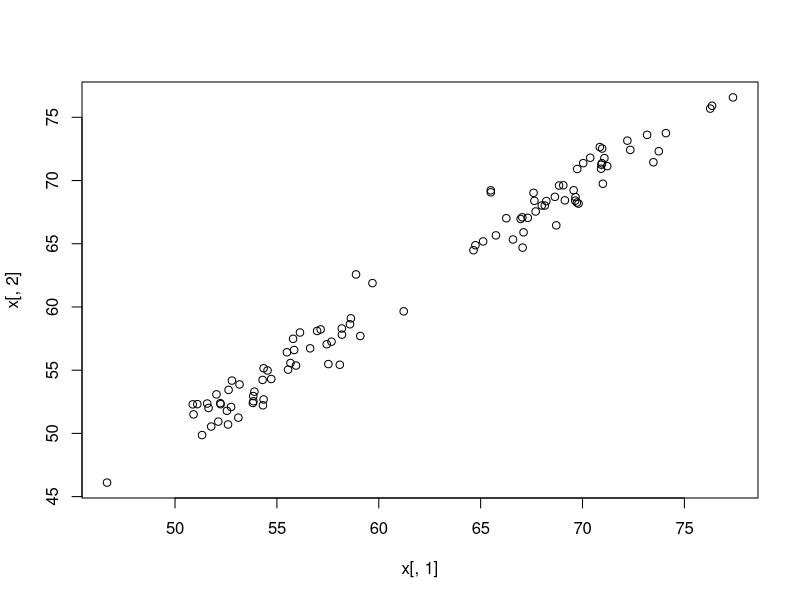
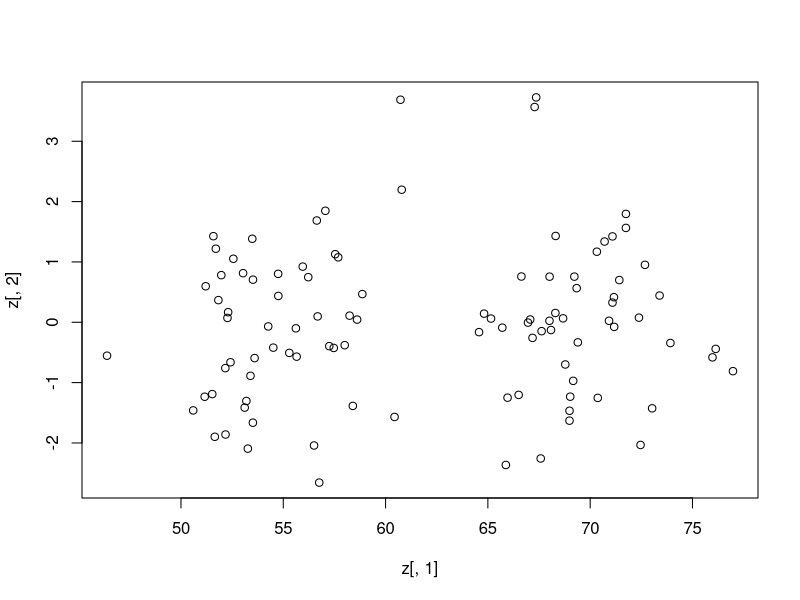
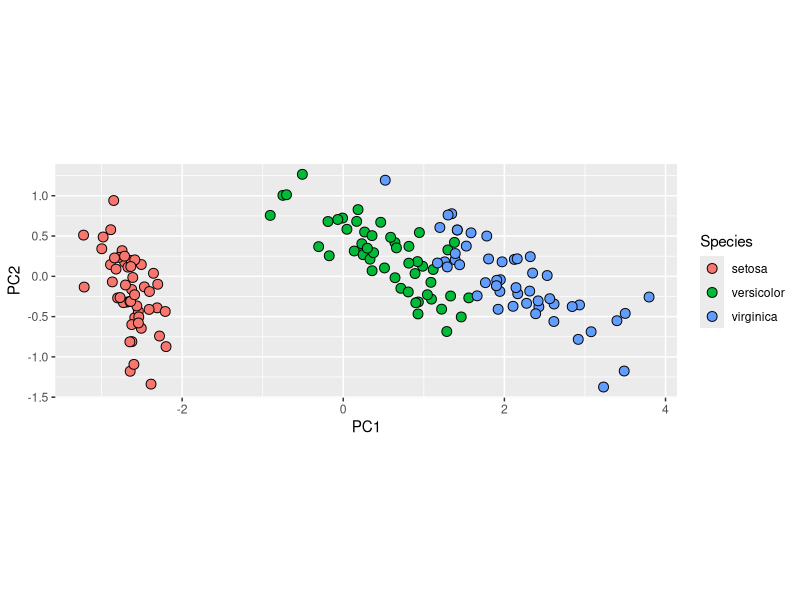
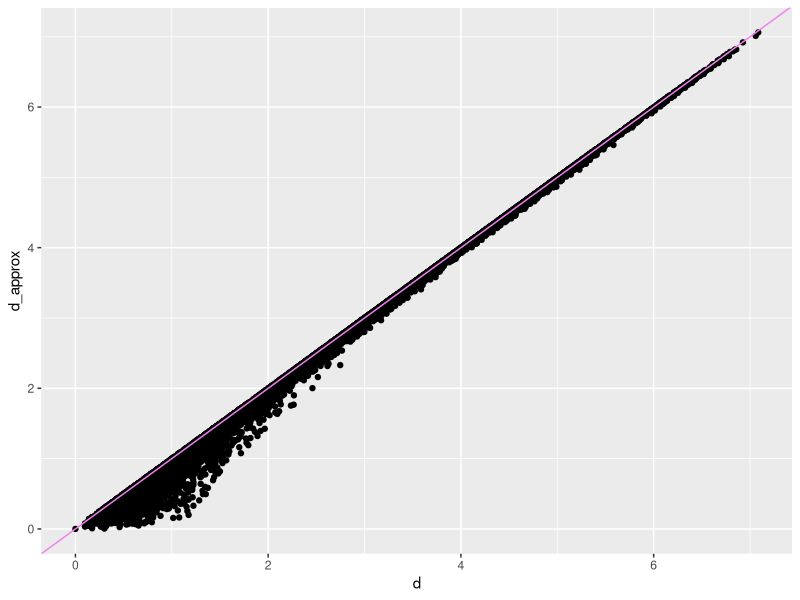

Source code (R) for these figures, in order: (Note: this script raises an error after producing the figures.)
#### Environment ####
library(tidyverse)
library(MASS)
library(dslabs)
library(caret)

setwd("/Users/mac/Documents/R_Notes/ML")
#####

#### Principal Component Analysis: Ideas ####

# useful for exploratory analysis 
# idea: reducing dimension while preserving important characteristics 



# generate bivariate normal data: example with twin heights
# 100 two-dimensional points, each point is a pair of twins 
# value: number of standard deviations each individual is from the mean
set.seed(1988)
n <- 100
Sigma <- matrix(c(9, 9*0.9, 9*0.92, 9*1), 2, 2)
x <- rbind(mvrnorm(n / 2, c(69, 69), Sigma),
           mvrnorm(n / 2, c(55, 55), Sigma))
plot(x[,1], x[,2])
# high correlation (between twins)
# two groups of data (adults and children)

# we want to reduce the dimension to one, 
# while still keeping important features 
# we start by preserving distances between any two points 

z <- cbind((x[,2] + x[,1]) / 2, x[,2] - x[,1]) # a transformation of x
plot(z[,1], z[,2])
# we see the avarage of two entries actually explains distance well
# -> we use avarage as one dimension proxy for two dimensional points
sd(dist(x) - dist(z[,1]) * sqrt(2) )
# sd is small: reduced version is not very much different from original 
cor(x[,1], x[,2])
# Remark: reason for success is high correlation between two values 
# which means actually one column would suffice 

# What we did here is actually first principal component of x

#####

#### Implement PCA ####

# Theory 
# 1. PCA: find a linear orthogonal transformation, such that the resulting 
#    matrix have columns listed with decreasing variablity 
#    即：first column has highest variability, second column the second, 
#    third column the third, ..., above k columns almost do not vary, 
#    thus not contributing much to distance 
# 2. We can approxmiate distance between points with first k columns
#    (即从n dimension 变成 k dimension)
# 3. This operation works for matrix of any dimension 
# 4, Useful when k < < n


pca <- prcomp(x) # implement PCA
pca$x # new matrix 
pca$rotation # rotation needed to transform x
# orthogonal rotation:
# transform x but preserving the distance between points 

# PCA is basically taking the average then divide root2
a <- sweep(x, 2, colMeans(x)) %*% pca$rotation
b <- pca$x 
max(abs(a-b))
# 这里的转化对于training model 很重要，因为我们必须用相同的方法处理
# train和test的feature

#####

#### Iris Example ####
x <- iris[,1:4] %>%
  as.matrix()
# 4 botanical measurements related to 3 flower species
cor(x)
# 3 measurements are highly related 
# => PCA should be a good approximation (in dimension 2)

pca <- prcomp(x)
summary(pca)
# 可见first two columns accounts for 97.8% of variability 
data.frame(pca$x[,1:2], Species = iris$Species) %>%
  ggplot(aes(PC1, PC2, fill = Species)) +
  geom_point(cex = 3, pch = 21) +
  coord_fixed(ratio = 1)
# PC1 and PC2 have distinguished species successfully 
d_approx <- dist(pca$x[,1:2])
d <- dist(x)
qplot(d, d_approx) + geom_abline(color = "violet")
# also distance is largely preserved after PCA

# We have visualized 4D data in 2D graph

#####

#### MNIST Example ####
if(!exists("mnist")) mnist <- read_mnist()
# want to reduce dimensions for pixel data 
# should be possible as proximate pixels are correlated 

pca <- prcomp(mnist$train$images)
# we can see PCA actually works 
pc <- 1:ncol(mnist$test$images)
qplot(pc, pca$sdev)
# sd drops quickly as ncol increases 



k <- 36 # use only first 36 dimensions
x_train <- pca$x[,1:k]
y <- factor(mnist$train$labels)
fit <- knn3(x_train, y)

col_means <- colMeans(mnist$test$images)
x_test <- sweep(mnist$test$images, 2, col_means) %*% pca$rotation
# treat test set features the same way as train set 
x_test <- x_test[,1:k]

y_hat <- predict(fit, x_test, type = "class")
confusionMatrix(y_hat, factor(mnist$test$labels))$overall["Accuracy"]
# accuracy 0.9748, very impressive as we only used 36 out of 784

#####
